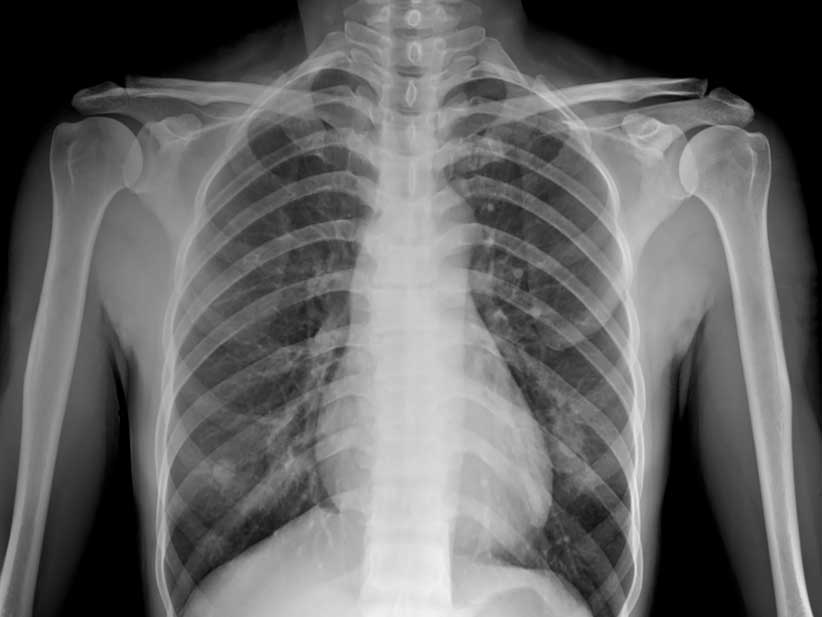
%> input picture clase 05/rx_1.jpg, 822 x 617 px
$ octave Ajuste_gamma.m   (GNU Octave 9; MATLAB toolbox functions it lacks are replaced by stand-ins)
%> lines starting %> are read from the running program, lines starting %| are printed output that depends on the picture
clc
clear all
close all

% Lectura de imgen
img = imread("rx_1.jpg");
%> img is the input picture: size 617x822x3 uint8; min 0, max 242, mean 101.3

% Visualizar imgen
% figure(1);
% imshow(img);

%% Ajuste gamma

% Convertir a double
img = double(img);
%> img: size 617x822x3 double

% valor de gamma
gamma = .8;

% funcion de gamma
img_gamma = (255.*(img ./ 255).^(1 ./ gamma));
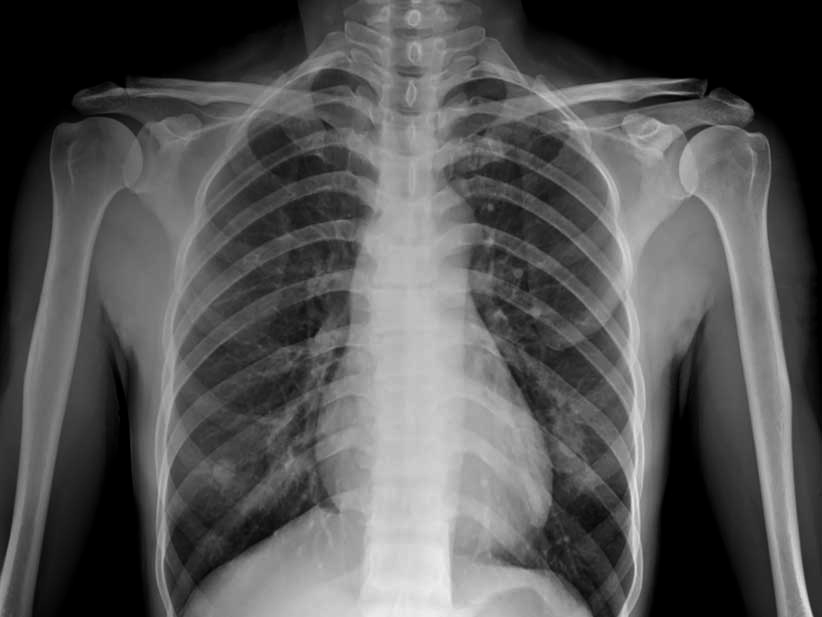
%> img_gamma: size 617x822x3 double; min 0, max 238.9, mean 86


%% RECONVERSION DE FORMATO

% Conversion a entero de 8 bits
img = uint8(img);
img_gamma = uint8(img_gamma);
%> img_gamma: size 617x822x3 uint8

figure(1);
imshow([img_gamma;img]);
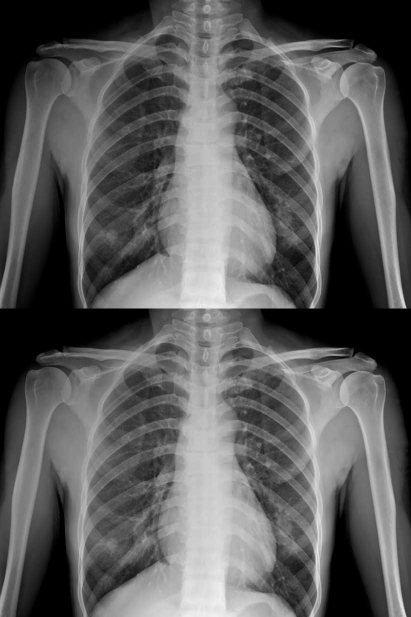
%> displayed picture: size 1234x822x3, on the screen's scale of 0 to 255 (shown at 1/2 size); min 0, max 242, mean 93.7

%% Negativo de la imagen
img_neg = 255 - img_gamma;
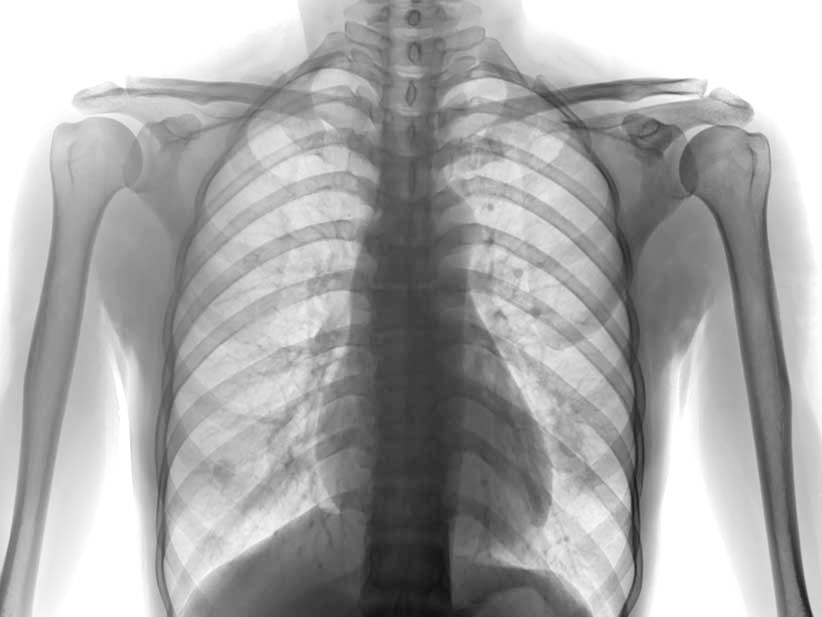
%> img_neg: size 617x822x3 uint8; min 16, max 255, mean 169
figure(2);
imshow(img_neg);

$ run again, with clase 05/rx_2.jpg copied over clase 05/rx_1.jpg
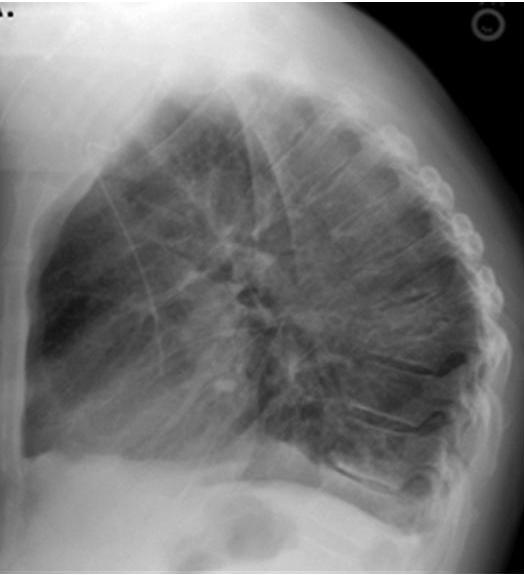
%> input picture clase 05/rx_2.jpg, 524 x 575 px
%> img is the input picture: size 575x524x3 uint8; min 0, max 255, mean 118.5
%> img: size 575x524x3 double
%> `imshow([img_gamma;img]);`:
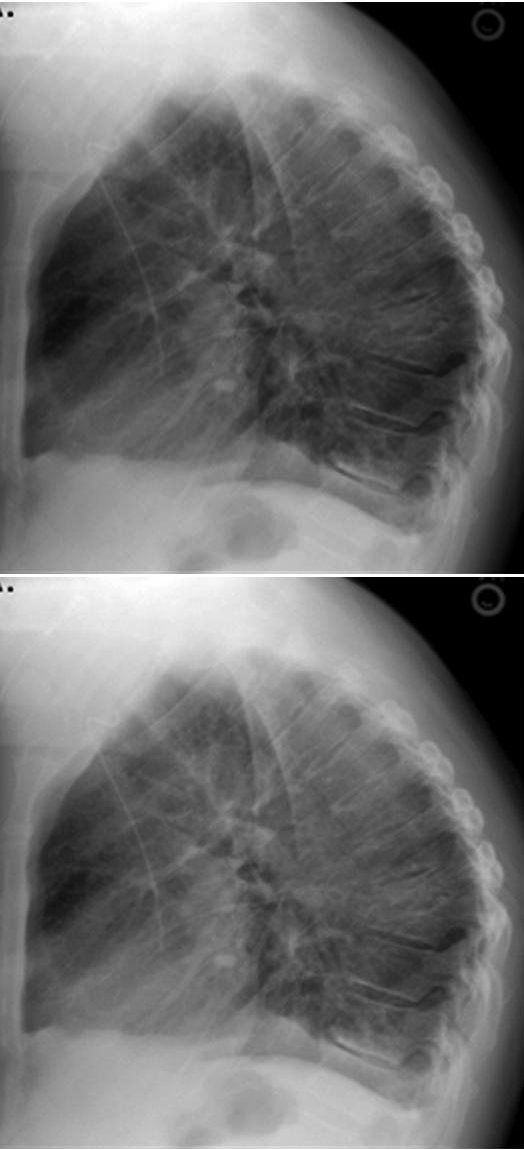
%> displayed picture: size 1150x524x3, on the screen's scale of 0 to 255; min 0, max 255, mean 110
%> `img_neg = 255 - img_gamma;`:
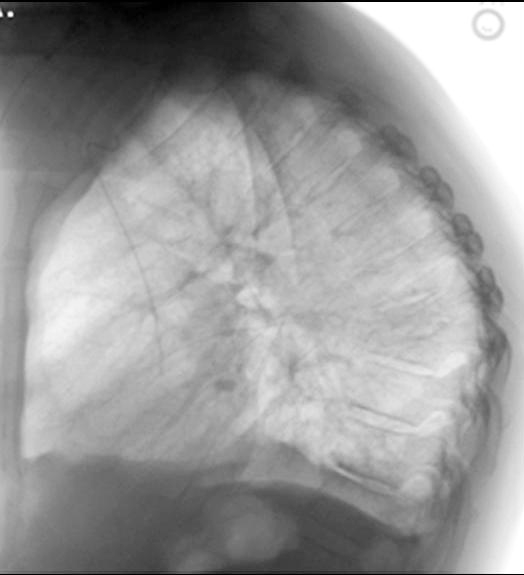
%> img_neg: size 575x524x3 uint8; min 0, max 255, mean 153.4

$ run again, with clase 05/rx_4.jpg copied over clase 05/rx_1.jpg
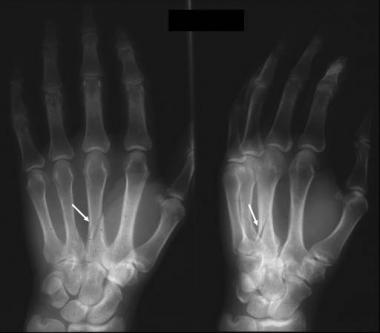
%> input picture clase 05/rx_4.jpg, 380 x 333 px
%> img is the input picture: size 333x380x3 uint8; min 0, max 255, mean 54.1
%> img: size 333x380x3 double
%> `imshow([img_gamma;img]);`:
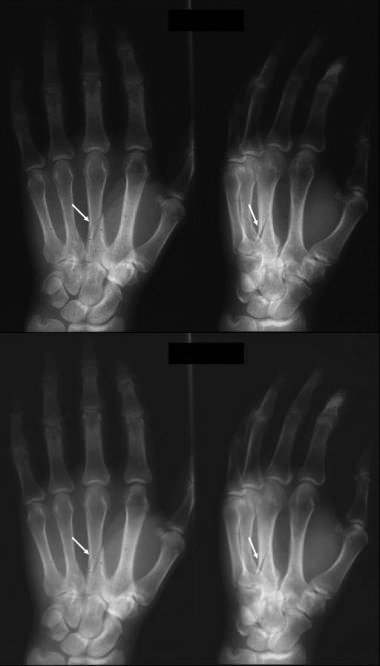
%> displayed picture: size 666x380x3, on the screen's scale of 0 to 255; min 0, max 255, mean 47.1
%> `img_neg = 255 - img_gamma;`:
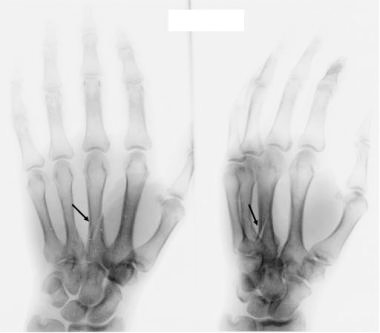
%> img_neg: size 333x380x3 uint8; min 0, max 255, mean 214.9

$ run again, with clase 05/bad_image.jpg copied over clase 05/rx_1.jpg
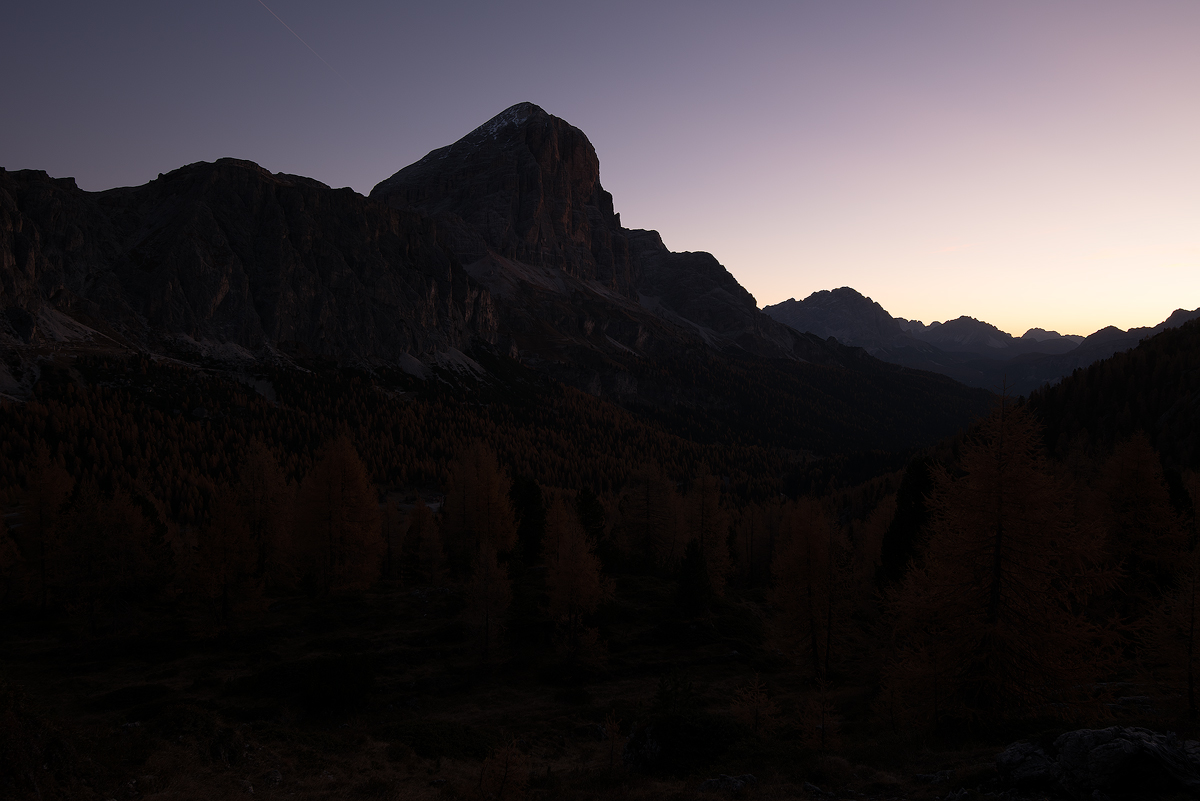
%> input picture clase 05/bad_image.jpg, 1200 x 801 px
%> img is the input picture: size 801x1200x3 uint8; mean R, G, B 52.7, 47.8, 50.7
%> img: size 801x1200x3 double
%> `imshow([img_gamma;img]);`:
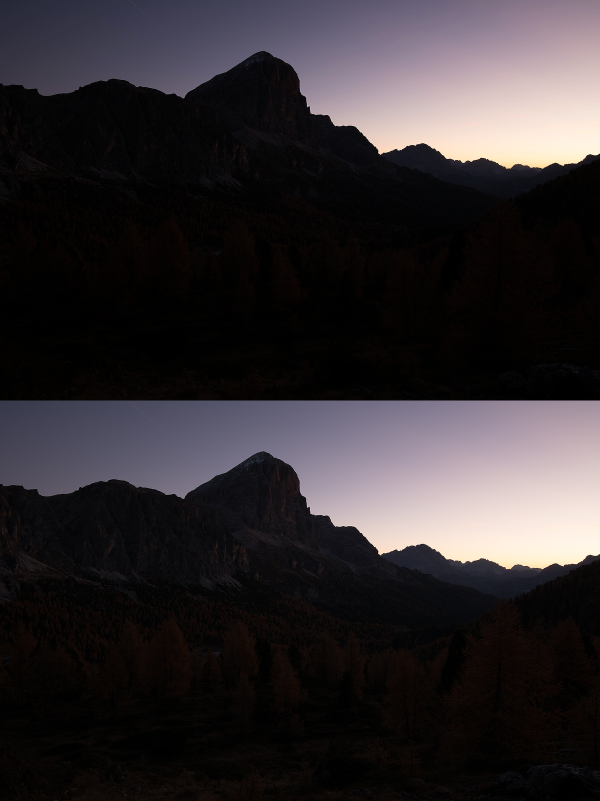
%> displayed picture: size 1602x1200x3, on the screen's scale of 0 to 255 (shown at 1/2 size); mean R, G, B 48.7, 44, 47
%> `img_neg = 255 - img_gamma;`:
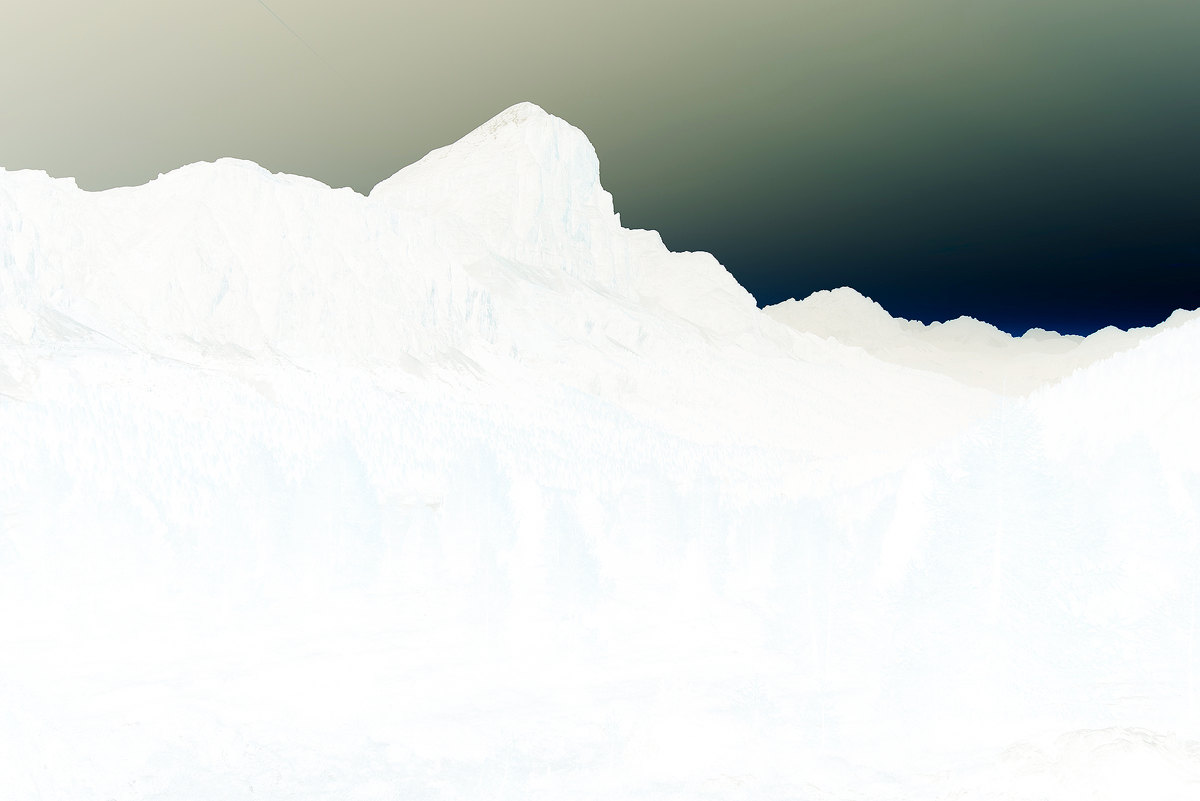
%> img_neg: size 801x1200x3 uint8; mean R, G, B 210.2, 214.8, 211.7
